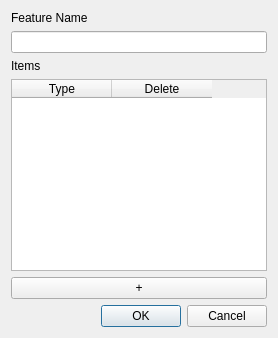
<?xml version="1.0" encoding="UTF-8"?>
<ui version="4.0">
 <class>AddFoldFrameDialog</class>
 <widget class="QDialog" name="AddFoldFrameDialog">
  <property name="windowTitle">
   <string>Add Fold Frame</string>
  </property>
    <layout class="QVBoxLayout" name="verticalLayout">
     <item>
        <widget class="QLabel" name="labelFeatureName">
         <property name="text">
            <string>Feature Name</string>
         </property>
        </widget>
     </item>
     <item>
        <widget class="QLineEdit" name="feature_name_input"/>
     </item>
     <item>
        <widget class="QLabel" name="labelItems">
         <property name="text">
            <string>Items</string>
         </property>
        </widget>
     </item>
     <item>
        <widget class="QTableWidget" name="items_table">
         <property name="columnCount">
            <number>2</number>
         </property>
         <property name="rowCount">
            <number>0</number>
         </property>
         <column>
            <property name="text">
             <string>Type</string>
            </property>
         </column>
         <column>
            <property name="text">
             <string>Delete</string>
            </property>
         </column>
        </widget>
     </item>
     <item>
        <widget class="QPushButton" name="add_item_button">
         <property name="text">
            <string>+</string>
         </property>
        </widget>
     </item>
     <item>
        <widget class="QDialogButtonBox" name="buttonBox">
         <property name="standardButtons">
            <set>QDialogButtonBox::Ok|QDialogButtonBox::Cancel</set>
         </property>
        </widget>
     </item>
    </layout>
 </widget>
 <resources/>
 <connections/>
</ui>
